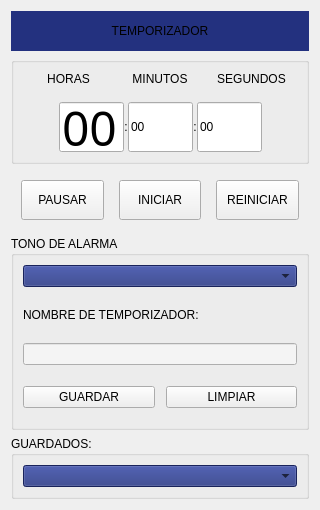
         <widget class="QWidget" name="Temp_page">
          <layout class="QVBoxLayout" name="verticalLayout_7">
           <item>
            <widget class="QLabel" name="label_4">
             <property name="minimumSize">
              <size>
               <width>200</width>
               <height>40</height>
              </size>
             </property>
             <property name="maximumSize">
              <size>
               <width>16777215</width>
               <height>40</height>
              </size>
             </property>
             <property name="styleSheet">
              <string notr="true">font: 75 20pt &quot;Century Gothic&quot;;
background-color: rgb(35, 49, 127);</string>
             </property>
             <property name="text">
              <string>TEMPORIZADOR</string>
             </property>
             <property name="alignment">
              <set>Qt::AlignCenter</set>
             </property>
            </widget>
           </item>
           <item>
            <widget class="QGroupBox" name="groupBox_3">
             <property name="title">
              <string/>
             </property>
             <layout class="QVBoxLayout" name="verticalLayout_8">
              <item>
               <layout class="QHBoxLayout" name="horizontalLayout_6">
                <property name="spacing">
                 <number>0</number>
                </property>
                <item>
                 <widget class="QLabel" name="label_3">
                  <property name="styleSheet">
                   <string notr="true">font: 75 12pt &quot;Century Gothic&quot;;</string>
                  </property>
                  <property name="text">
                   <string>HORAS</string>
                  </property>
                  <property name="alignment">
                   <set>Qt::AlignCenter</set>
                  </property>
                 </widget>
                </item>
                <item>
                 <widget class="QLabel" name="label_9">
                  <property name="styleSheet">
                   <string notr="true">font: 75 12pt &quot;Century Gothic&quot;;</string>
                  </property>
                  <property name="text">
                   <string>MINUTOS</string>
                  </property>
                  <property name="alignment">
                   <set>Qt::AlignCenter</set>
                  </property>
                 </widget>
                </item>
                <item>
                 <widget class="QLabel" name="label_10">
                  <property name="styleSheet">
                   <string notr="true">font: 75 12pt &quot;Century Gothic&quot;;</string>
                  </property>
                  <property name="text">
                   <string>SEGUNDOS</string>
                  </property>
                  <property name="alignment">
                   <set>Qt::AlignCenter</set>
                  </property>
                 </widget>
                </item>
               </layout>
              </item>
              <item>
               <spacer name="verticalSpacer_7">
                <property name="orientation">
                 <enum>Qt::Vertical</enum>
                </property>
                <property name="sizeType">
                 <enum>QSizePolicy::Minimum</enum>
                </property>
                <property name="sizeHint" stdset="0">
                 <size>
                  <width>20</width>
                  <height>10</height>
                 </size>
                </property>
               </spacer>
              </item>
              <item>
               <layout class="QHBoxLayout" name="horizontalLayout_7">
                <property name="spacing">
                 <number>0</number>
                </property>
                <property name="leftMargin">
                 <number>36</number>
                </property>
                <property name="topMargin">
                 <number>0</number>
                </property>
                <property name="rightMargin">
                 <number>35</number>
                </property>
                <item>
                 <widget class="QLineEdit" name="lineEdit_Horas_Temp">
                  <property name="maximumSize">
                   <size>
                    <width>65</width>
                    <height>50</height>
                   </size>
                  </property>
                  <property name="font">
                   <font>
                    <family>Century Gothic</family>
                    <pointsize>36</pointsize>
                    <weight>9</weight>
                    <italic>false</italic>
                    <bold>false</bold>
                   </font>
                  </property>
                  <property name="styleSheet">
                   <string notr="true">text-align:center;
font: 75 36pt &quot;Century Gothic&quot;;</string>
                  </property>
                  <property name="text">
                   <string>00</string>
                  </property>
                 </widget>
                </item>
                <item>
                 <widget class="QLabel" name="lblseparador">
                  <property name="styleSheet">
                   <string notr="true">font: 75 36pt &quot;Century Gothic&quot;;</string>
                  </property>
                  <property name="text">
                   <string>:</string>
                  </property>
                  <property name="alignment">
                   <set>Qt::AlignCenter</set>
                  </property>
                 </widget>
                </item>
                <item>
                 <widget class="QLineEdit" name="lineEdit_Minutos_Temp">
                  <property name="maximumSize">
                   <size>
                    <width>65</width>
                    <height>50</height>
                   </size>
                  </property>
                  <property name="styleSheet">
                   <string notr="true">text-align:center;
font: 75 36pt &quot;Century Gothic&quot;;</string>
                  </property>
                  <property name="text">
                   <string>00</string>
                  </property>
                 </widget>
                </item>
                <item>
                 <widget class="QLabel" name="lblseparador_2">
                  <property name="styleSheet">
                   <string notr="true">font: 75 36pt &quot;Century Gothic&quot;;</string>
                  </property>
                  <property name="text">
                   <string>:</string>
                  </property>
                  <property name="alignment">
                   <set>Qt::AlignCenter</set>
                  </property>
                 </widget>
                </item>
                <item>
                 <widget class="QLineEdit" name="lineEdit_Segundos_Temp">
                  <property name="maximumSize">
                   <size>
                    <width>65</width>
                    <height>50</height>
                   </size>
                  </property>
                  <property name="styleSheet">
                   <string notr="true">text-align:center;
font: 75 36pt &quot;Century Gothic&quot;;</string>
                  </property>
                  <property name="text">
                   <string>00</string>
                  </property>
                 </widget>
                </item>
               </layout>
              </item>
             </layout>
            </widget>
           </item>
           <item>
            <spacer name="verticalSpacer_9">
             <property name="orientation">
              <enum>Qt::Vertical</enum>
             </property>
             <property name="sizeType">
              <enum>QSizePolicy::Minimum</enum>
             </property>
             <property name="sizeHint" stdset="0">
              <size>
               <width>20</width>
               <height>10</height>
              </size>
             </property>
            </spacer>
           </item>
           <item>
            <layout class="QHBoxLayout" name="horizontalLayout_3" stretch="0,0,0">
             <property name="spacing">
              <number>15</number>
             </property>
             <property name="sizeConstraint">
              <enum>QLayout::SetMinimumSize</enum>
             </property>
             <property name="leftMargin">
              <number>10</number>
             </property>
             <property name="topMargin">
              <number>0</number>
             </property>
             <property name="rightMargin">
              <number>10</number>
             </property>
             <property name="bottomMargin">
              <number>0</number>
             </property>
             <item>
              <widget class="QPushButton" name="btn_Pausa_Temp">
               <property name="minimumSize">
                <size>
                 <width>40</width>
                 <height>40</height>
                </size>
               </property>
               <property name="text">
                <string>PAUSAR</string>
               </property>
               <property name="icon">
                <iconset resource="recursos.qrc">
                 <normaloff>:/newPrefix/Iconos/IconMinSize.png</normaloff>:/newPrefix/Iconos/IconMinSize.png</iconset>
               </property>
               <property name="autoExclusive">
                <bool>true</bool>
               </property>
              </widget>
             </item>
             <item>
              <widget class="QPushButton" name="btn_Iniciar_Temp">
               <property name="minimumSize">
                <size>
                 <width>40</width>
                 <height>40</height>
                </size>
               </property>
               <property name="text">
                <string>INICIAR</string>
               </property>
               <property name="icon">
                <iconset resource="recursos.qrc">
                 <normaloff>:/newPrefix/Iconos/iconPlay.png</normaloff>:/newPrefix/Iconos/iconPlay.png</iconset>
               </property>
               <property name="autoExclusive">
                <bool>true</bool>
               </property>
              </widget>
             </item>
             <item>
              <widget class="QPushButton" name="btn_Reiniciar_Temp">
               <property name="minimumSize">
                <size>
                 <width>40</width>
                 <height>40</height>
                </size>
               </property>
               <property name="text">
                <string>REINICIAR</string>
               </property>
               <property name="icon">
                <iconset resource="recursos.qrc">
                 <normaloff>:/newPrefix/Iconos/iconRedo.png</normaloff>:/newPrefix/Iconos/iconRedo.png</iconset>
               </property>
               <property name="autoExclusive">
                <bool>true</bool>
               </property>
              </widget>
             </item>
            </layout>
           </item>
           <item>
            <spacer name="verticalSpacer_8">
             <property name="orientation">
              <enum>Qt::Vertical</enum>
             </property>
             <property name="sizeType">
              <enum>QSizePolicy::Minimum</enum>
             </property>
             <property name="sizeHint" stdset="0">
              <size>
               <width>20</width>
               <height>10</height>
              </size>
             </property>
            </spacer>
           </item>
           <item>
            <widget class="QGroupBox" name="groupBox">
             <property name="title">
              <string>TONO DE ALARMA</string>
             </property>
             <layout class="QVBoxLayout" name="verticalLayout_6" stretch="0,0,0,0,0,0,0,0">
              <property name="spacing">
               <number>11</number>
              </property>
              <item>
               <widget class="QComboBox" name="comboBoxTonosAlarma_Temp">
                <property name="styleSheet">
                 <string notr="true">background-color: rgb(35, 49, 127);</string>
                </property>
               </widget>
              </item>
              <item>
               <spacer name="verticalSpacer_6">
                <property name="orientation">
                 <enum>Qt::Vertical</enum>
                </property>
                <property name="sizeType">
                 <enum>QSizePolicy::Minimum</enum>
                </property>
                <property name="sizeHint" stdset="0">
                 <size>
                  <width>20</width>
                  <height>10</height>
                 </size>
                </property>
               </spacer>
              </item>
              <item>
               <widget class="QLabel" name="label_11">
                <property name="text">
                 <string>NOMBRE DE TEMPORIZADOR:</string>
                </property>
               </widget>
              </item>
              <item>
               <spacer name="verticalSpacer_5">
                <property name="orientation">
                 <enum>Qt::Vertical</enum>
                </property>
                <property name="sizeType">
                 <enum>QSizePolicy::Minimum</enum>
                </property>
                <property name="sizeHint" stdset="0">
                 <size>
                  <width>20</width>
                  <height>10</height>
                 </size>
                </property>
               </spacer>
              </item>
              <item>
               <widget class="QLineEdit" name="lineEdit_NombreTemp">
                <property name="styleSheet">
                 <string notr="true">background-color: rgb(244, 244, 244);
font: 75 11pt &quot;Century Gothic&quot;;
color: rgb(0, 0, 0);</string>
                </property>
                <property name="text">
                 <string/>
                </property>
               </widget>
              </item>
              <item>
               <spacer name="verticalSpacer_4">
                <property name="orientation">
                 <enum>Qt::Vertical</enum>
                </property>
                <property name="sizeType">
                 <enum>QSizePolicy::Minimum</enum>
                </property>
                <property name="sizeHint" stdset="0">
                 <size>
                  <width>20</width>
                  <height>10</height>
                 </size>
                </property>
               </spacer>
              </item>
              <item>
               <layout class="QHBoxLayout" name="horizontalLayout_4">
                <item>
                 <widget class="QPushButton" name="btn_Guardar_Temp">
                  <property name="text">
                   <string>GUARDAR</string>
                  </property>
                  <property name="icon">
                   <iconset resource="recursos.qrc">
                    <normaloff>:/newPrefix/Iconos/iconSave.png</normaloff>:/newPrefix/Iconos/iconSave.png</iconset>
                  </property>
                  <property name="iconSize">
                   <size>
                    <width>40</width>
                    <height>40</height>
                   </size>
                  </property>
                  <property name="checkable">
                   <bool>true</bool>
                  </property>
                  <property name="autoExclusive">
                   <bool>true</bool>
                  </property>
                 </widget>
                </item>
                <item>
                 <widget class="QPushButton" name="btn_Limpiar_Temp">
                  <property name="text">
                   <string>LIMPIAR</string>
                  </property>
                  <property name="icon">
                   <iconset resource="recursos.qrc">
                    <normaloff>:/newPrefix/Iconos/iconSave.png</normaloff>:/newPrefix/Iconos/iconSave.png</iconset>
                  </property>
                  <property name="iconSize">
                   <size>
                    <width>40</width>
                    <height>40</height>
                   </size>
                  </property>
                  <property name="autoExclusive">
                   <bool>true</bool>
                  </property>
                 </widget>
                </item>
               </layout>
              </item>
              <item>
               <spacer name="verticalSpacer_3">
                <property name="orientation">
                 <enum>Qt::Vertical</enum>
                </property>
                <property name="sizeType">
                 <enum>QSizePolicy::Minimum</enum>
                </property>
                <property name="sizeHint" stdset="0">
                 <size>
                  <width>8</width>
                  <height>10</height>
                 </size>
                </property>
               </spacer>
              </item>
             </layout>
            </widget>
           </item>
           <item>
            <widget class="QGroupBox" name="groupBox_2">
             <property name="minimumSize">
              <size>
               <width>0</width>
               <height>40</height>
              </size>
             </property>
             <property name="title">
              <string>GUARDADOS:</string>
             </property>
             <layout class="QVBoxLayout" name="verticalLayout_9" stretch="0">
              <property name="spacing">
               <number>9</number>
              </property>
              <property name="sizeConstraint">
               <enum>QLayout::SetDefaultConstraint</enum>
              </property>
              <property name="leftMargin">
               <number>9</number>
              </property>
              <property name="topMargin">
               <number>9</number>
              </property>
              <property name="rightMargin">
               <number>9</number>
              </property>
              <property name="bottomMargin">
               <number>9</number>
              </property>
              <item>
               <widget class="QComboBox" name="comboBoxConfigGuardadasTemp">
                <property name="styleSheet">
                 <string notr="true">background-color: rgb(35, 49, 127);</string>
                </property>
               </widget>
              </item>
             </layout>
            </widget>
           </item>
          </layout>
         </widget>
